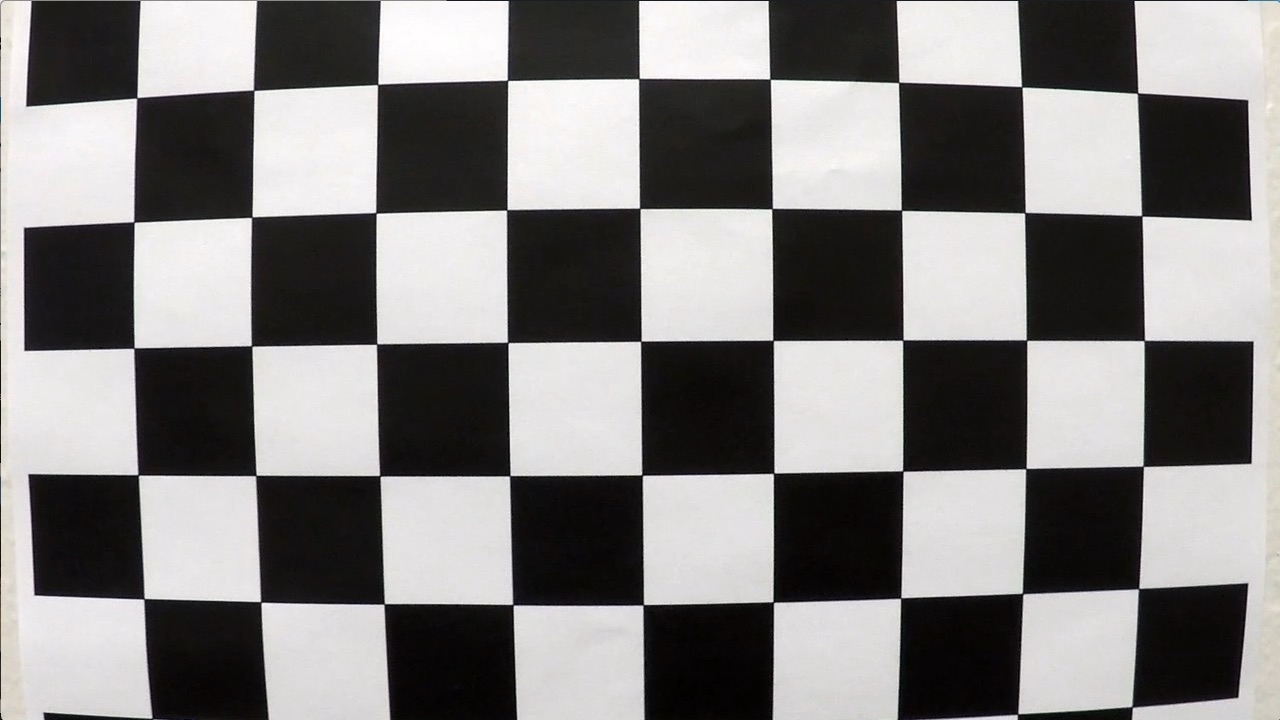
#> input picture CarND-Advanced-Lane-Lines-ricram2/camera_cal/calibration1.jpg, 1280 x 720 px; its folder holds 4 pictures in this run
$ jupyter execute RealPipeline.ipynb   (shell and % lines are left out)   (older library calls are emulated)
#> lines starting #> are read from the running program, lines starting #| are printed output that depends on the picture; after the words box and inside, x2 and y2 are one past the last pixel; in counts of white or black regions, pixels touching at a corner belong together
## Advanced Lane Finding Project

The goals / steps of this project are the following:

* Compute the camera calibration matrix and distortion coefficients given a set of chessboard images. (Check)
* Apply a distortion correction to raw images. (Check)
* Use color transforms, gradients, etc., to create a thresholded binary image. (Check)
* Apply a perspective transform to rectify binary image ("birds-eye view"). (Check)
* Detect lane pixels and fit to find the lane boundary. (Check)
* Determine the curvature of the lane and vehicle position with respect to center.
* Warp the detected lane boundaries back onto the original image.
* Output visual display of the lane boundaries and numerical estimation of lane curvature and vehicle position.

---
## First, I'll compute the camera calibration using chessboard images

[cell 1]
import numpy as np
import cv2
import glob
import matplotlib.pyplot as plt
from moviepy.editor import VideoFileClip
from IPython.display import HTML

[cell 2]
def calibrate(images, test):

    # prepare object points, like (0,0,0), (1,0,0), (2,0,0) ....,(6,5,0)
#> called with images = '../camera_cal/calibration*.jpg', test = '../test_images/test1.jpg'
    objp = np.zeros((6*9,3), np.float32)
    objp[:,:2] = np.mgrid[0:9,0:6].T.reshape(-1,2)

    # Arrays to store object points and image points from all the images.
    objpoints = [] # 3d points in real world space
    imgpoints = [] # 2d points in image plane.

    # Make a list of calibration images
    images = glob.glob(images)

    # Step through the list and search for chessboard corners
    for fname in images:
        img = cv2.imread(fname)
#> img is the input picture: shape (720, 1280, 3); mean B, G, R 127.8, 128.4, 130.1
        gray = cv2.cvtColor(img,cv2.COLOR_BGR2GRAY)
        # Find the chessboard corners
        ret, corners = cv2.findChessboardCorners(gray, (9,6),None)
#> ret = False; corners = None
        # If found, add object points, image points
        if ret == True:
            objpoints.append(objp)
            imgpoints.append(corners)

            # Draw and display the corners
            img = cv2.drawChessboardCorners(img, (9,6), corners, ret)

            #Extract Numbers to calibrate
            ret, mtx, dist, rvecs, tvecs = cv2.calibrateCamera(objpoints, imgpoints, gray.shape[::-1], None, None)
            img = cv2.imread(test)
            dst = cv2.undistort(img, mtx, dist, None, mtx)
            img = cv2.cvtColor(img, cv2.COLOR_BGR2RGB)


    return dst, img
#Pipeit
dst, img = calibrate('../camera_cal/calibration*.jpg','../test_images/test1.jpg')
plt.imshow(img)
#> (this line was passed over: IPython is not available in this run)

[cell 3]
def wraping(img):

    img_size = (img.shape[1], img.shape[0])
    #Source coord
    src = np.float32(
    [[600,450],#Upper left
     [730,450],# Upper Right
     [200,720], #Bottom left
     [1240,720] # Bottom right
    ])

    #Desired coord

    dst = np.float32(
    [[460,0],
     [990,0],
     [420,720],#punto ancla inferiror
     [900,720]#punto ancla inferiror
    ])

    M = cv2.getPerspectiveTransform(src, dst)
    warped = cv2.warpPerspective(img, M, img_size, flags=cv2.INTER_LINEAR)

    return warped

#Pipe it
binary_warped = wraping(dst)

[cell 4]
def pipeline(img, s_thresh=(130, 255), sx_thresh=(20, 100)):
#> called with s_thresh = (130, 255), sx_thresh = (20, 100)
    img = np.copy(img)
    # Convert to HLS color space and separate the V channel
    hls = cv2.cvtColor(img, cv2.COLOR_RGB2HLS)
#> hls: shape (720, 1280, 3); mean of channels 0, 1, 2 100.6, 133.3, 47.7
    l_channel = hls[:,:,1]
    s_channel = hls[:,:,2]
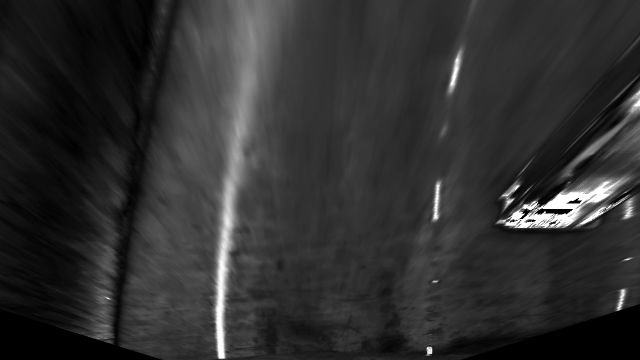
#> s_channel: shape (720, 1280) (shown at 1/2 size); min 0, max 255, mean 47.7
    # Sobel x
    sobelx = cv2.Sobel(l_channel, cv2.CV_64F, 1, 0) # Take the derivative in x
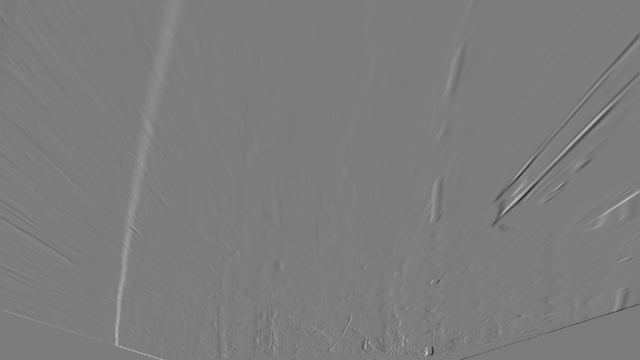
#> sobelx: shape (720, 1280) float64 (shown at 1/2 size); min -502, max 523, mean 0.1; drawn with min black and max white
    abs_sobelx = np.absolute(sobelx) # Absolute x derivative to accentuate lines away from horizontal
    scaled_sobel = np.uint8(255*abs_sobelx/np.max(abs_sobelx))

    # Threshold x gradient
    sxbinary = np.zeros_like(scaled_sobel)
    sxbinary[(scaled_sobel >= sx_thresh[0]) & (scaled_sobel <= sx_thresh[1])] = 1

    # Threshold color channel
    s_binary = np.zeros_like(s_channel)
    s_binary[(s_channel >= s_thresh[0]) & (s_channel <= s_thresh[1])] = 1

    # Stack each channel
    color_binary = np.dstack(( np.zeros_like(sxbinary), sxbinary, s_binary))
    combined_binary = np.zeros_like(sxbinary)
    combined_binary[(s_binary == 1) | (sxbinary == 1)] = 1

    return combined_binary

#pipe it
gobeled = pipeline(binary_warped)
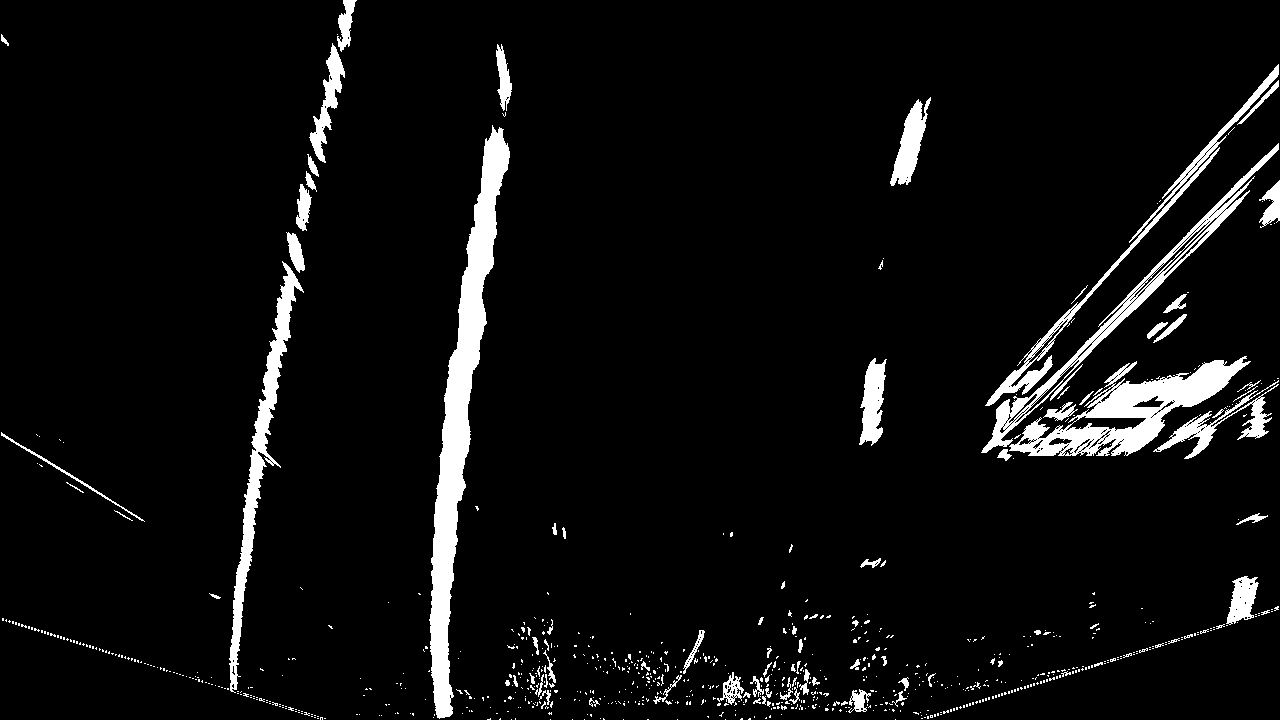
#> gobeled: shape (720, 1280); values 0 (black) and 1 (white), 5.7% white; 835 white regions (740 under 20 px), largest, box (x1, y1, x2, y2) and area: (429, 125, 510, 719) 13268, (1009, 356, 1251, 456) 8023, (229, 261, 304, 693) 5081
cv2.imwrite('gobeled.png', gobeled)
#> Out = True

[cell 5]
def hist(img):
    # Grab only the bottom half of the image
    # Lane lines are likely to be mostly vertical nearest to the car
    bottom_half = img[img.shape[0]//2:,:]
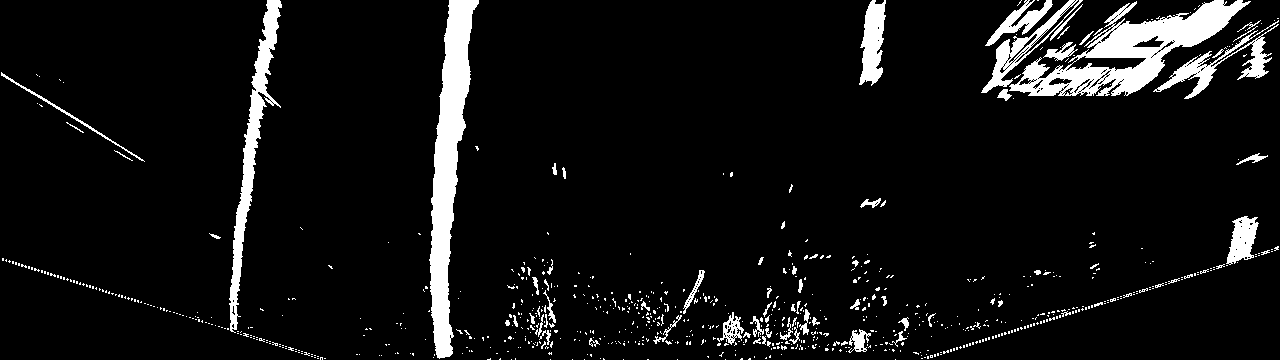
#> bottom_half: shape (360, 1280); values 0 (black) and 1 (white), 7.3% white; 807 white regions (729 under 20 px), largest, box (x1, y1, x2, y2) and area: (1009, 0, 1251, 96) 8005, (429, 0, 479, 359) 7873, (229, 0, 282, 333) 3793

    # Sum across image pixels vertically - make sure to set an `axis`
    # i.e. the highest areas of vertical lines should be larger values
    histogram = np.sum(bottom_half, axis=0)
#> histogram = 1280 values, max 338 at index 447, min 0 at index 0, mean 26.26

    return histogram

[cell 6]
#Pipe it Create histogram of image binary activations
histogram = hist(gobeled)
#> (the rest of the program and of its run is left out)
